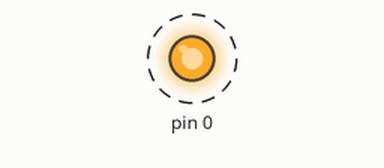
Simulated run of this sketch. Board: Arduino Uno, built with avr-gcc and run on an emulated ATmega328P. On the bench: output pins drawn as LEDs (lit = HIGH). Dashed ring = blinking.

Above: at 0.2 s.
Timing chart, 0 to 3.0 s (numbered marks = the images above):
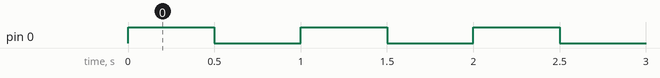

The sketch:

LED_Test.ino
```cpp
etup() {

}

void loop() {
  int t = 128;
  while(t <= 1000){
    analogWrite(0,t);
    delay(500);
    analogWrite(0,0);
    delay(500);
    //t += 10;
  }

}
```

Measured:
- by itself, pin 0: alternates HIGH for 0.50 s and LOW for 0.50 s
